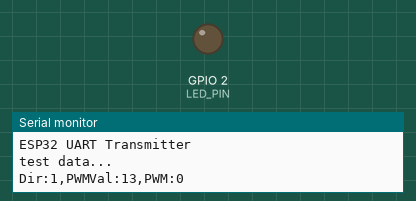
A sketch run on a simulated ESP32. On the bench: output pins drawn as LEDs (lit = HIGH), the last lines printed to the serial monitor. Random numbers use the default seed unless the sketch sets one.

Above: at 0.3 s.
At 6.97 s:
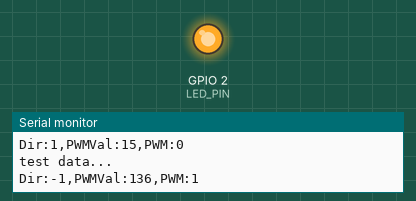
Timing chart, 0 to 7.4 s (numbered marks = the images above):
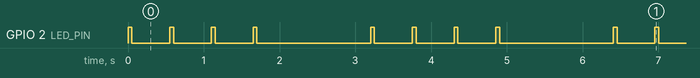

Measured:
- by itself, GPIO 2 (LED_PIN): repeats every 3.2 s: 3 × (LOW 0.50 s, HIGH 0.05 s), LOW 1.5 s, HIGH 0.05 s
- by itself, everything shown: repeats every 3.2 s, in 8 steps

The sketch:

primary_test.ino
```cpp
// Define TX and RX pins for UART
#define TXD2 19  // Transmit pin (connect to RX of receiving ESP32)
#define RXD2 21  // Receive pin (connect to TX of receiving ESP32)

#define LED_PIN 2
#define NMOTORS 4

// Use Serial1 for UART communication
HardwareSerial mySerial(2);

void setup() {
  // Initialize serial communication
  Serial.begin(115200);
  mySerial.begin(9600, SERIAL_8N1, RXD2, TXD2);

  // Initialize LED pin
  pinMode(LED_PIN, OUTPUT);

  // Seed random number generator
  randomSeed(analogRead(0));

  Serial.println("ESP32 UART Transmitter");
}

void loop() {
  // Generate test data for each motor
  for (int motorIndex = 0; motorIndex < NMOTORS; motorIndex++) {
    // Randomly generate motor control parameters
    int dir = random(-1, 2);  // -1, 0, or 1
    int pwmVal = random(0, 256);  // 0-255 PWM value

    // Create the motor control string
    String motorData = "Dir:" + String(dir) +
                       ",PWMVal:" + String(pwmVal) +
                       ",PWM:" + String(motorIndex) + "\n";

    // Send data via UART
    mySerial.print(motorData);

    // Print to local serial for debugging
    Serial.print("test data...\n");
    Serial.print(motorData);

    // Blink LED to indicate transmission
    digitalWrite(LED_PIN, HIGH);
    delay(50);
    digitalWrite(LED_PIN, LOW);

    // Wait a bit between motor commands
    delay(500);
  }

  // Overall delay between complete motor cycle
  delay(1000);
}
```
